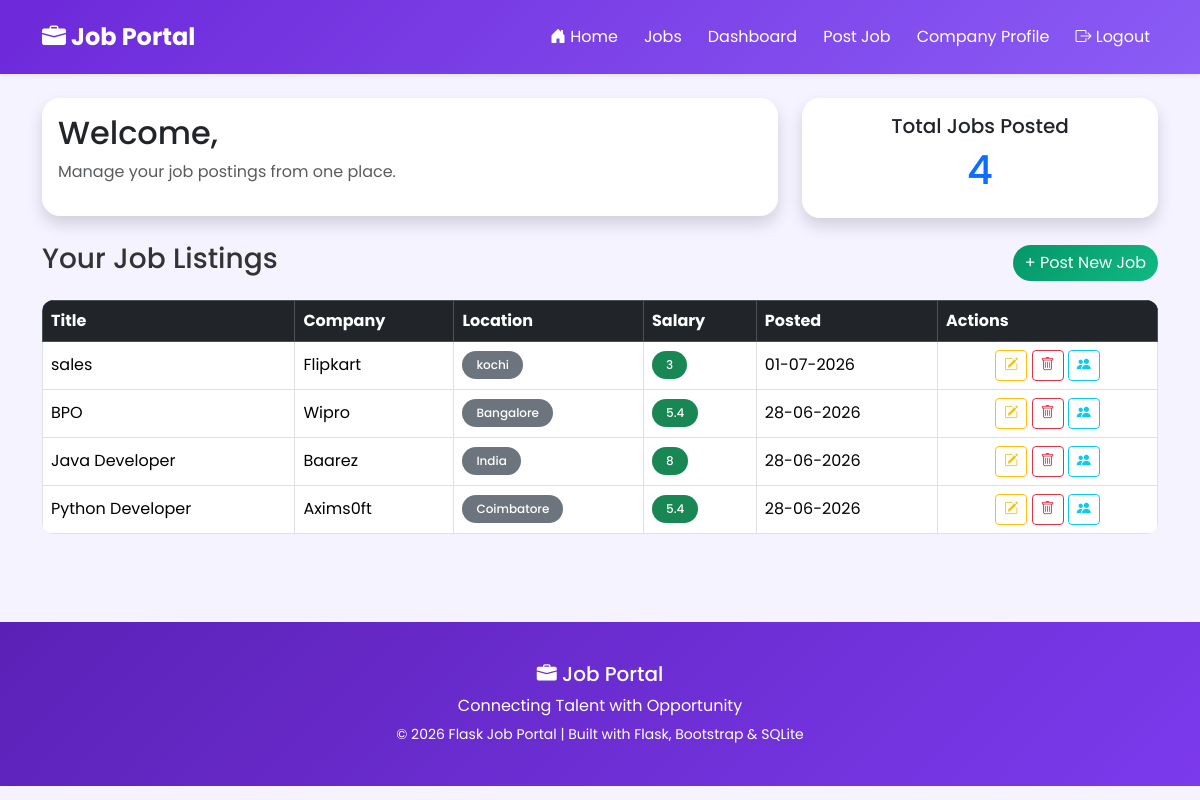
The app's page /employer_dashboard (signed in) with its own data.
### tables this page shows
CREATE TABLE jobs
    (
        id INTEGER PRIMARY KEY AUTOINCREMENT,

        employer_id INTEGER NOT NULL,

        company_name TEXT NOT NULL,

        job_title TEXT NOT NULL,

        location TEXT NOT NULL,

        experience TEXT NOT NULL,

        salary TEXT NOT NULL,

        skills TEXT NOT NULL,

        description TEXT NOT NULL,

        posted_date TEXT NOT NULL,

        FOREIGN KEY (employer_id)
        REFERENCES users(id)
    );

### app.py (the view)
@app.route("/employer_dashboard")
@login_required(role="Employer")
def employer_dashboard():
    jobs = get_jobs_by_employer(session["user_id"])
    return render_template(
        "employer_dashboard.html",
        jobs=jobs,
        total_jobs=len(jobs)
    )

### app.py (called while the page is built)
def login_required(role=None):
    def decorator(view_function):
        @wraps(view_function)
        def wrapper(*args, **kwargs):
            if "user_id" not in session:
                flash("Please login to continue.", "warning")
                return redirect(url_for("login"))
            if role and session.get("role") != role:
                flash("You are not authorized to access this page.", "danger")
                return redirect(url_for("home"))
            return view_function(*args, **kwargs)
        return wrapper
    return decorator

### database.py (called while the page is built)
def get_connection():
    conn = sqlite3.connect(DATABASE_NAME)
    conn.row_factory = sqlite3.Row
    return conn

def get_jobs_by_employer(employer_id):
    conn = get_connection()
    jobs = conn.execute("""
    SELECT *
    FROM jobs
    WHERE employer_id = ?
    ORDER BY id DESC
    """,
    (employer_id,)
    ).fetchall()
    conn.close()
    return jobs

### templates/employer_dashboard.html (shortened to what this page needs)
{% extends "base.html" %}
{% block content %}
<div class="row mb-4">
    <div class="col-md-8">
        <div class="card shadow">
            <div class="card-body">
                <h2>
                    Welcome,
                </h2>
                <p class="text-muted">
                    Manage your job postings from one place.
                </p>
            </div>
        </div>
    </div>
    <div class="col-md-4">
        <div class="card shadow text-center">
            <div class="card-body">
                <h5>Total Jobs Posted</h5>
                <h1 class="text-primary">
                    {{ total_jobs }}
                </h1>
            </div>
        </div>
    </div>
</div>
<div class="d-flex justify-content-between align-items-center mb-3">
    <h3>
        Your Job Listings
    </h3>
    <a
        href="{{ url_for('post_job') }}"
        class="btn btn-success">
        + Post New Job
    </a>
</div>
{% if jobs %}
<div class="table-responsive">
<table class="table table-hover table-bordered align-middle">
    <thead class="table-dark">
        <tr>
            <th>Title</th>
            <th>Company</th>
            <th>Location</th>
            <th>Salary</th>
            <th>Posted</th>
            <th width="220">
                Actions
            </th>
        </tr>
    </thead>
    <tbody>
    {% for job in jobs %}
    <tr>
        <td>
            {{ job["job_title"] }}
        </td>
        <td>
            {{ job["company_name"] }}
        </td>
        <td>
            <span class="badge bg-secondary">
                {{ job["location"] }}
            </span>
        </td>
        <td>
            <span class="badge bg-success">
                {{ job["salary"] }}
            </span>
        </td>
        <td>
            {{ job["posted_date"] }}
        </td>
        <td class="text-center">
            <a
                href="{{ url_for('edit_job', job_id=job['id']) }}"
                class="btn btn-outline-warning btn-sm"
                title="Edit">
                <i class="bi bi-pencil-square"></i>
            </a>
            <button
                class="btn btn-outline-danger btn-sm"
                title="Delete"
                data-bs-toggle="modal"
                data-bs-target="#deleteModal{{ job['id'] }}">
                <i class="bi bi-trash"></i>
            </button>
            <a
                href="{{ url_for('view_applicants', job_id=job['id']) }}"
                class="btn btn-outline-info btn-sm"
                title="Applicants">
                <i class="bi bi-people-fill"></i>
            </a>
        </td>
    </tr>
    {% endfor %}
    </tbody>
</table>
</div>
{% endif %}
{% endblock %}

### static/css/style.css (style rules this page uses)
body { font-family:'Poppins',sans-serif; background:#f5f3ff; color:#333; }
a { text-decoration:none; }
.card { border:none; border-radius:18px; overflow:hidden; box-shadow:0 10px 30px rgba(0,0,0,.08); transition:.35s; }
.btn-success { background:linear-gradient( 135deg, #059669, #10B981 ); border:none; border-radius:30px; }
.table { border-radius:12px; overflow:hidden; }
.table thead { background:#6D28D9; color:white; }
.badge { border-radius:30px; padding:8px 14px; font-weight:500; }

### records on screen
jobs: job_title "sales", company_name "Flipkart", location "kochi", salary "3", posted_date "01-07-2026"
jobs: job_title "BPO", company_name "Wipro", location "Bangalore", salary "5.4", posted_date "28-06-2026"
jobs: job_title "Java Developer", company_name "Baarez", location "India", salary "8", posted_date "28-06-2026"
jobs: job_title "Python Developer", company_name "Axims0ft", location "Coimbatore", salary "5.4", posted_date "28-06-2026"

### other values on screen
{{ total_jobs }} "4"
